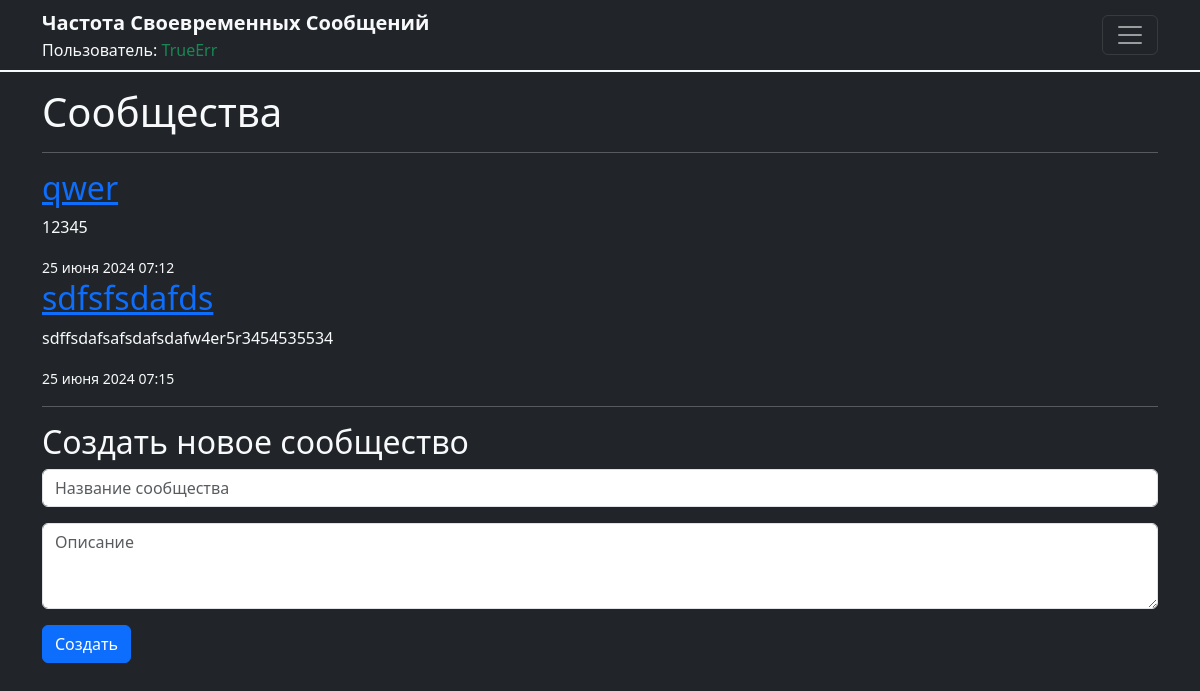
The page /community/ (signed in) on the database as committed earlier.
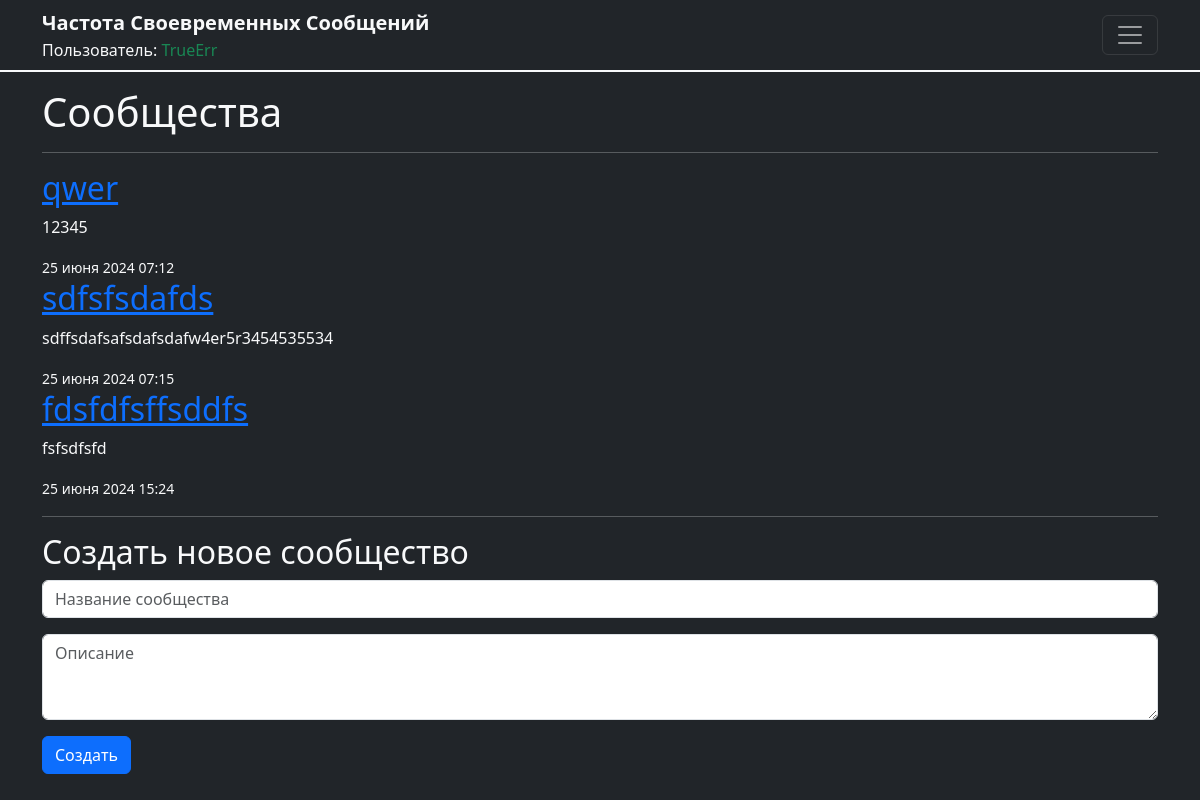
The same page on the database as committed later.
### users/models.py (models this page shows, shortened)
class Community(models.Model):
    name = models.CharField(max_length=255)
    description = models.TextField()
    creator = models.ForeignKey(User, related_name='created_communities', on_delete=models.CASCADE)
    members = models.ManyToManyField(User, related_name='communities', blank=True)
    timestamp = models.DateTimeField(auto_now_add=True)

### users/views.py (the view)
# urls.py: path('community/', views.community_view, name='community'),
@login_required
def community_view(request):
    communities = Community.objects.all()
    if request.method == 'POST':
        name = request.POST.get('name')
        description = request.POST.get('description')
        if name and description:
            Community.objects.create(name=name, description=description, creator=request.user)
            return redirect('community')
    return render(request, 'community.html', {
        'communities': communities,
    })

### templates/community.html (shortened to what this page needs)
{% extends 'base.html' %}
{% block content %}
<h1>Сообщества</h1>
<hr>
<div class="community-list">
  {% for community in communities %}
    <div class="community">
      <h2><a href="{% url 'community_detail' community.id %}">{{ community.name }}</a></h2>
      <p>{{ community.description }}</p>
      <small class="text-light">{{ community.timestamp|date:"d E Y H:i" }}</small>
    </div>
  {% endfor %}
</div>
<hr>
<h2>Создать новое сообщество</h2>
<form method="post">
  <div class="mb-3">
    <input type="text" name="name" class="form-control" placeholder="Название сообщества">
  </div>
  <div class="mb-3">
    <textarea name="description" class="form-control" rows="3" placeholder="Описание"></textarea>
  </div>
  <button type="submit" class="btn btn-primary">Создать</button>
</form>
{% endblock %}

Rows that differ between the two databases and show on the page:
added Community: name "fdsfdfsffsddfs", description "fsfsdfsfd", timestamp "25 июня 2024 15:24"
